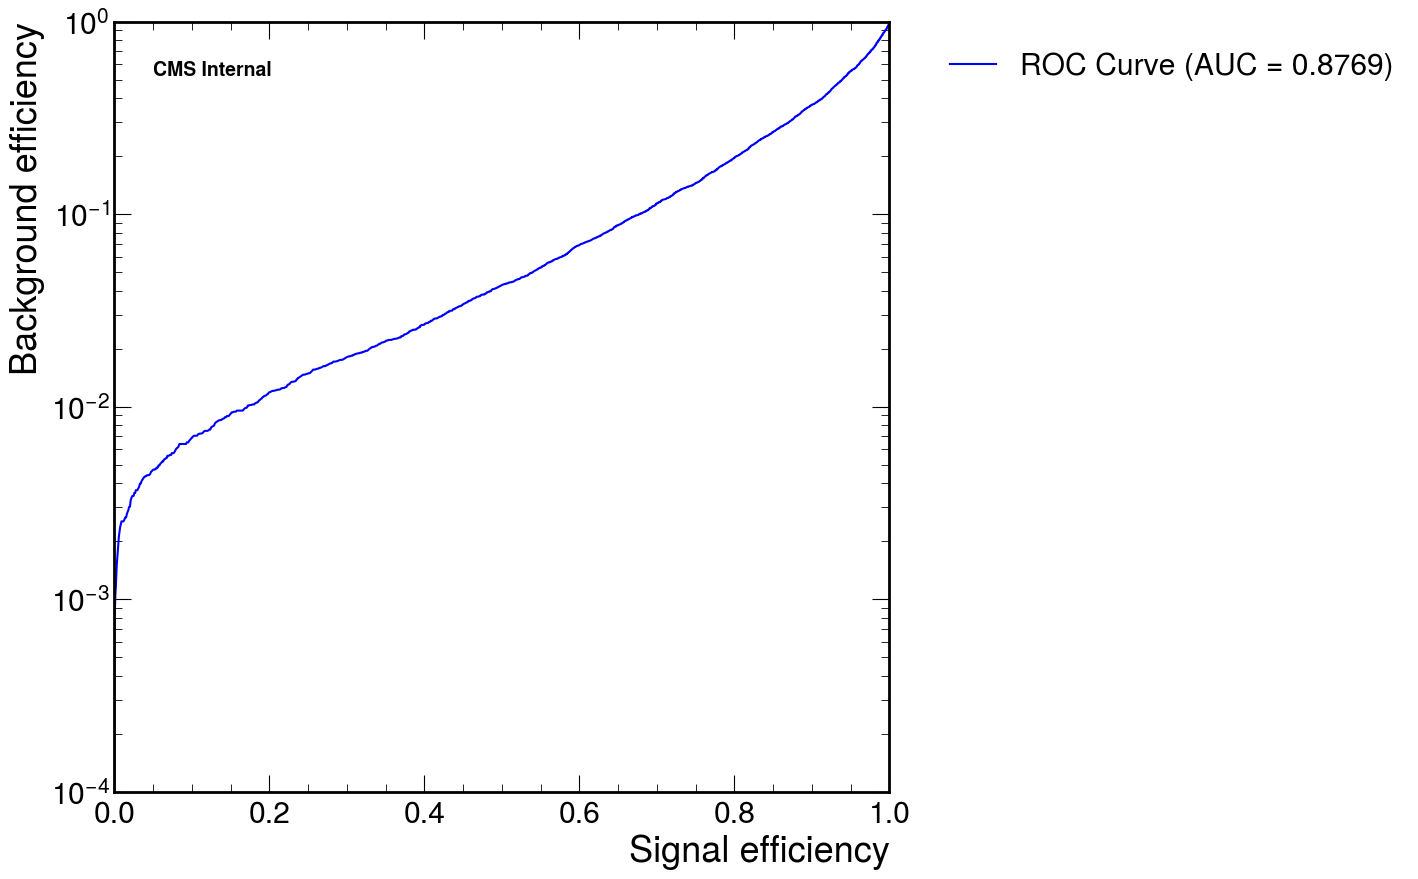

The Python source for this figure:
# -*- coding: utf-8
import os
import array
from array import *
import numpy as np
import glob
import math
from math import pi, cos, asinh, sqrt,sin,log
import random
import ROOT
import sys
import matplotlib.pyplot as plt
import pandas as pd
import uproot
import awkward as ak
import glob
from scipy.stats import cauchy
import pickle
import mplhep as hep
from sklearn.metrics import accuracy_score, roc_auc_score, roc_curve, confusion_matrix
plt.style.use(hep.style.ROOT)


def deltaR(eta1, phi1, eta2, phi2):
    dphi = abs(phi1 - phi2)
    dphi = np.arctan2(np.sin(dphi), np.cos(dphi))
    deta = eta1 - eta2
    return math.sqrt(deta**2 + dphi**2)

def gen_match(eta,phi,parton, j_eta, j_phi):
    genjets_ = list(zip(eta, phi, parton))
    ak4_jets = list(zip(j_eta, j_phi))

    dR_ = 0.4  # Example deltaR cut-off value
    genmatch_resultmap = {}
    genmatch_unmatched = []
    pairlist = []

    for i, ak4_jet in enumerate(ak4_jets):
        found_match = False
        for j, genjet in enumerate(genjets_):
            dR = deltaR(ak4_jet[0], ak4_jet[1], genjet[0], genjet[1])
            if dR < dR_:
                pairlist.append((i, j, dR))
                found_match = True
        if not found_match:
            genmatch_unmatched.append(i)

    pairlist.sort(key=lambda x: x[2])

    while pairlist:
        closest_pair = pairlist.pop(0)
        i, j, dR = closest_pair
        genjet_assn = genjets_[j][2]  # Assuming genjet_assn corresponds to hadron flavor
        genmatch_resultmap[i] = genjet_assn
        
        pairlist = [pair for pair in pairlist if pair[0] != i and pair[1] != j]
    if len(genmatch_resultmap) == 0:
        return False, 9999
    else:
        for ak4_idx, parton_flavor in genmatch_resultmap.items():
            
            if abs(parton_flavor) == 5:
                return True, ak4_idx
            else:
                return False, ak4_idx
        
def all_unique(sequence):
    return len(sequence) == len(set(sequence))

def Truth_Label_Array(file):
    infile_name = file #takes in the current file

    try:
        infile = uproot.open(infile_name)
        tree = infile['Events']  # Get the event tree
    except OSError as e:
        print(f"Error opening file {infile_name}: {e}")
        # Return empty arrays or any appropriate default values if needed

        return np.array([]), np.array([])
    

    met_pt_cut = tree["ScoutingMET_pt"].array() > 0
    event_mask = met_pt_cut

    temp_eta =  tree["ScoutingJet_eta"].array()[event_mask]
    cut1 = np.abs(temp_eta) < 2.5
    fcut = cut1

    cut_phi = tree["ScoutingJet_phi"].array()[event_mask][fcut]
    cut_eta = tree["ScoutingJet_eta"].array()[event_mask][fcut]
    b_jets = tree["ScoutingJet_particleNet_prob_b"].array()[event_mask][fcut]

    eta = tree["GenJet_eta"].array()[event_mask]
    phi = tree["GenJet_phi"].array()[event_mask]
    hadron = tree["GenJet_hadronFlavour"].array()[event_mask]
    parton = tree["GenJet_partonFlavour"].array()[event_mask]

    y_true = np.array([])
    y_pred = np.array([])

    for i in range(len(cut_phi)):
        for j in range(len(cut_phi[i])):
            j_eta =[]
            j_phi = []
            j_eta.append(cut_eta[i][j])
            j_phi.append(cut_phi[i][j])
            TrueFalse, index = gen_match(eta[i],phi[i],hadron[i], j_eta, j_phi)
            if TrueFalse == False and index < 9999:
                y_true = np.append(y_true, 0)
                y_pred = np.append(y_pred, b_jets[i][j])
            elif TrueFalse == True and index < 9999:
                y_true = np.append(y_true, 1)
                y_pred = np.append(y_pred, b_jets[i][j])
    return y_true, y_pred


y_true, y_pred = Truth_Label_Array("/scratch365/alee43/aulee/TT_TuneCP5_13p6TeV_powheg-pythia8/btagging_V5_TTBar_1/240619_170816/0000/step1_1.root")

print(sum(y_true), len(y_true))
f, ax = plt.subplots()

fpr, tpr, thresholds = roc_curve(y_true, y_pred)
auc = roc_auc_score(y_true, y_pred)
print(auc)
style = '-'
colour = 'blue'
name = 'ROC Curve'
comp_text=''
ax.plot(tpr, fpr, style, label='%s (AUC = %.4f)'%(name, auc), color=colour)

# Add CMS Internal label
plt.text(0.05, 0.95, 'CMS Internal', 
         fontsize=14, fontweight='bold', 
         transform=plt.gca().transAxes, 
         verticalalignment='top')

ax.legend(bbox_to_anchor=(1.04,1), loc="best")
ax.set_yscale('log')
ax.set_ylim(1e-5 if auc > 0.999 else 1e-4, 1)
ax.set_xlim(0.9 if auc > 0.999 else 0, 1)
ax.set_xlabel('Signal efficiency', horizontalalignment='right', x=1.0)
ax.set_ylabel('Background efficiency', horizontalalignment='right', y=1.0)
ax.text(0.03, 0.95, comp_text, transform=ax.transAxes, fontsize=20, weight='bold')
ax.text(.03,.9, r'')

f.savefig('ROC_Curve.png', bbox_inches='tight')